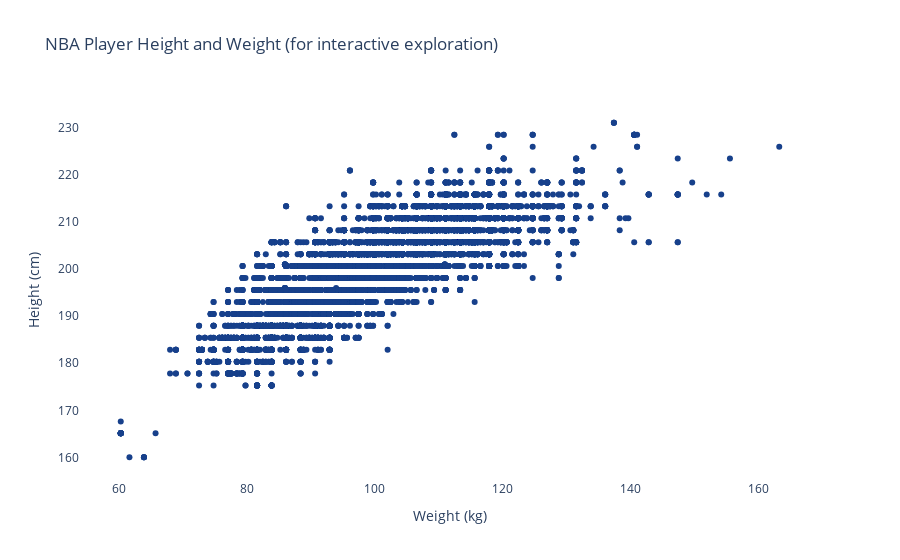

The code cell stored with this chart in its notebook:
### Code cell
fig = go.Figure(data=go.Scatter(x=df2['player_weight'],
                                y=df2['player_height'],
                                mode='markers',
                                text=df2['player_name'],
                                marker=dict(color='#17408b')
                                ))

fig.update_layout(
    title='NBA Player Height and Weight (for interactive exploration)',
    xaxis_title='Weight (kg)',
    yaxis_title='Height (cm)',
    plot_bgcolor='rgba(0,0,0,0)'
)
fig.show()

### Figure 1 — Plotly figure (JSON) as saved in the notebook; plotly's stock layout.template omitted (floating-point values rounded to 4 significant figures; data arrays with more than 128 entries replaced by an {"elided": "..."} marker saying what was removed)
{"data": [{"marker": {"color": "#17408b"}, "mode": "markers", "text": {"elided": "12844 str values"}, "type": "scatter", "x": {"elided": "12844 float values"}, "y": {"elided": "12844 float values"}}], "layout": {"plot_bgcolor": "rgba(0,0,0,0)", "title": {"text": "NBA Player Height and Weight (for interactive exploration)"}, "xaxis": {"title": {"text": "Weight (kg)"}}, "yaxis": {"title": {"text": "Height (cm)"}}}}
